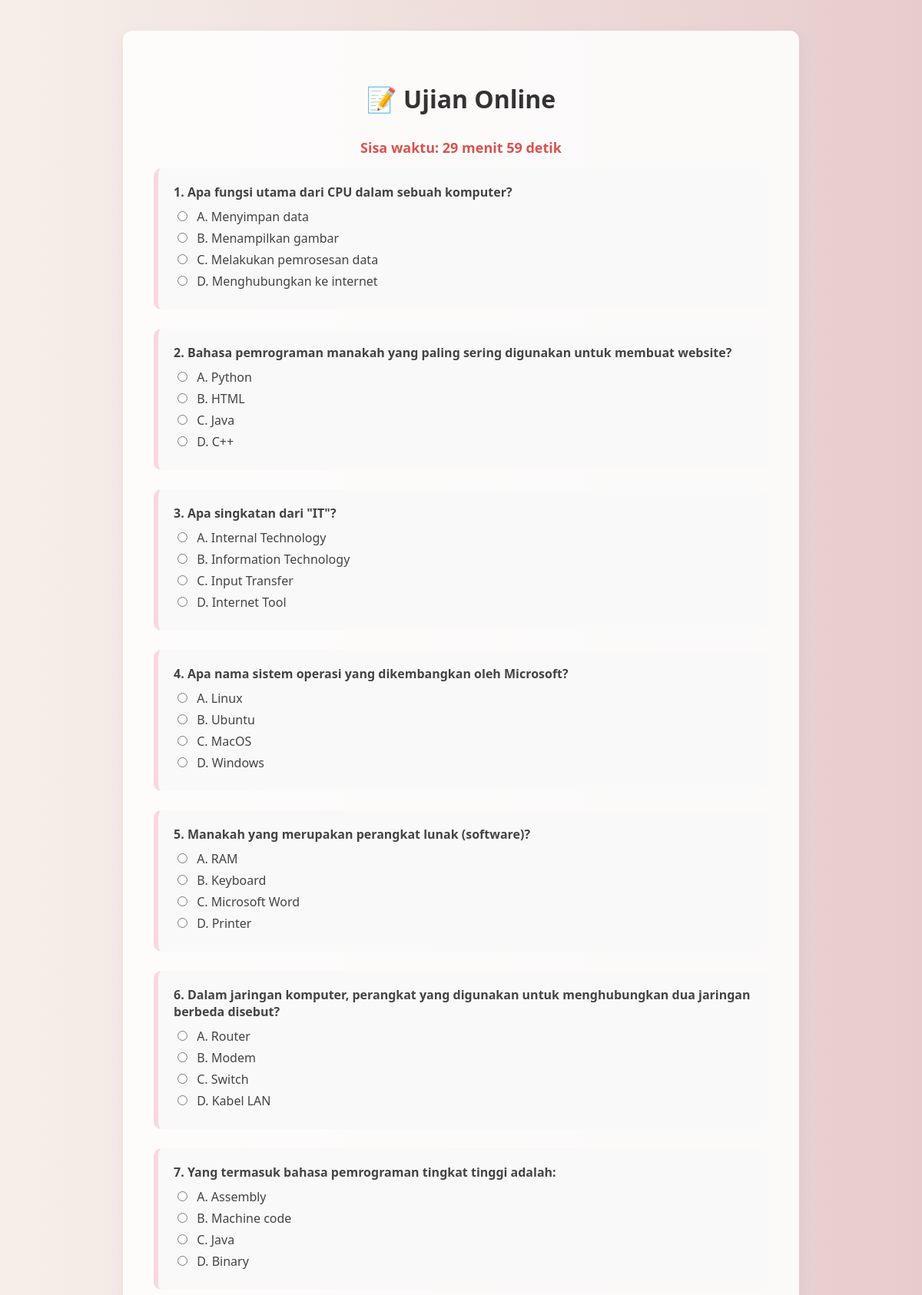
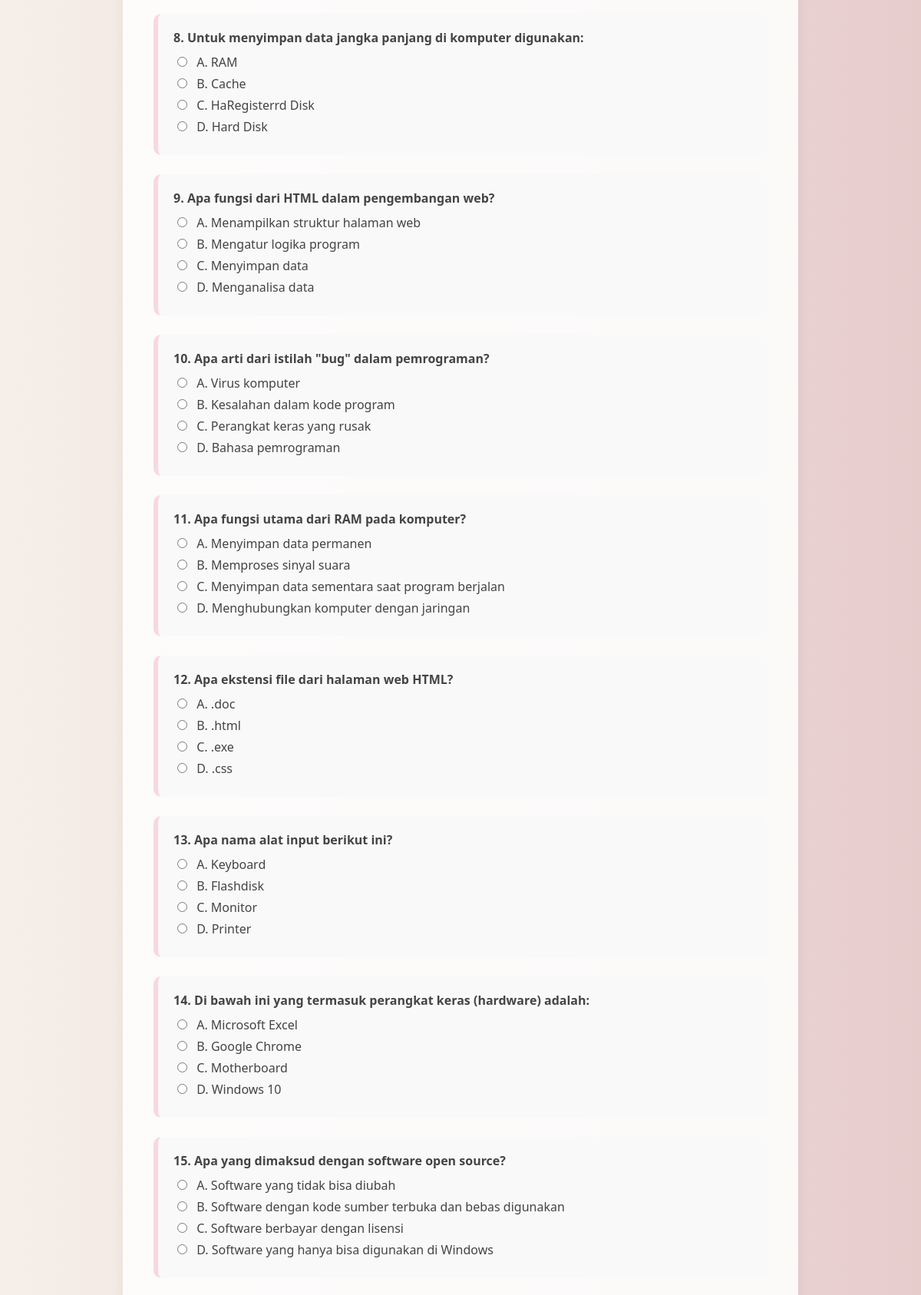
Screenshot of /siswa/ujian.php (signed in, upper part) with the database file from the repository (2 pictures, top to bottom).
### tables this page shows
CREATE TABLE `soal` (
  `id` int NOT NULL,
  `soal` text,
  `a` text,
  `b` text,
  `c` text,
  `d` text,
  `jawaban` char(1) DEFAULT NULL,
  `mapel` varchar(100) DEFAULT NULL
);

### siswa/ujian.php (the view, shortened to what this page needs)
<?php
include "../config/koneksi.php";
?>
<!DOCTYPE html>
<html lang="id">
<head>
</head>
<body>
    <div class="container">
        <h2>📝 Ujian Online</h2>
        <form method="post" id="formUjian">
            <div id="timer">Memulai timer...</div>
            <?php
            $no = 1;
            $data = mysqli_query($conn, "SELECT * FROM soal");
            while ($d = mysqli_fetch_assoc($data)):
            ?>
                <div class="soal">
                    <p><strong><?= $no++ ?>. <?= htmlspecialchars($d['soal']) ?></strong></p>
                    <label><input type="radio" name="jawab_<?= $d['id'] ?>" value="A"> A. <?= htmlspecialchars($d['a']) ?></label>
                    <label><input type="radio" name="jawab_<?= $d['id'] ?>" value="B"> B. <?= htmlspecialchars($d['b']) ?></label>
                    <label><input type="radio" name="jawab_<?= $d['id'] ?>" value="C"> C. <?= htmlspecialchars($d['c']) ?></label>
                    <label><input type="radio" name="jawab_<?= $d['id'] ?>" value="D"> D. <?= htmlspecialchars($d['d']) ?></label>
                </div>
            <?php endwhile; ?>
        </form>
    </div>
</body>
</html>

### siswa/ujian.php (style rules this page uses)
:root { --latte: #f6efe9; --pink: #f9d7e1; --blue: #E7CCCC; --gray: #f9f9f9; --dark: #444; }
body { margin: 0; padding: 0; font-family: 'Segoe UI', sans-serif; background: linear-gradient(to right, var(--latte), var(--blue)); color: var(--dark); }
.container { max-width: 800px; margin: 40px auto; background-color: #ffffffdd; border-radius: 12px; padding: 40px; box-shadow: 0 6px 20px rgba(0, 0, 0, 0.05); }
h2 { text-align: center; margin-bottom: 30px; font-size: 2em; color: #333; }
.soal { margin-bottom: 25px; background-color: var(--gray); border-left: 6px solid var(--pink); padding: 20px; border-radius: 10px; }
.soal p { margin: 0 0 10px; }
.soal label { display: block; margin: 6px 0; cursor: pointer; }
.soal input[type="radio"] { margin-right: 8px; }
#timer { font-weight: bold; font-size: 18px; color: #d9534f; margin-bottom: 15px; text-align: center; }

### rows the page displays
soal: soal "Apa fungsi utama dari CPU dalam sebuah komputer?", a "Menyimpan data", b "Menampilkan gambar", c "Melakukan pemrosesan data", d "Menghubungkan ke internet"
soal: soal "Bahasa pemrograman manakah yang paling sering digunakan untuk membuat website?", a "Python", b "HTML", c "Java", d "C++"
soal: soal "Apa singkatan dari \"IT\"?", a "Internal Technology", b "Information Technology", c "Input Transfer", d "Internet Tool"
soal: soal "Apa nama sistem operasi yang dikembangkan oleh Microsoft?", a "Linux", b "Ubuntu", c "MacOS", d "Windows"
soal: soal "Manakah yang merupakan perangkat lunak (software)?", a "RAM", b "Keyboard", c "Microsoft Word", d "Printer"
soal: soal "Dalam jaringan komputer, perangkat yang digunakan untuk menghubungkan dua jaringan berbeda disebut?", a "Router", b "Modem", c "Switch", d "Kabel LAN"
soal: soal "Yang termasuk bahasa pemrograman tingkat tinggi adalah:", a "Assembly", b "Machine code", c "Java", d "Binary"
soal: soal "Untuk menyimpan data jangka panjang di komputer digunakan:", a "RAM", b "Cache", c "HaRegisterrd Disk", d "Hard Disk"
soal: soal "Apa fungsi dari HTML dalam pengembangan web?", a "Menampilkan struktur halaman web", b "Mengatur logika program", c "Menyimpan data", d "Menganalisa data"
soal: soal "Apa arti dari istilah \"bug\" dalam pemrograman?", a "Virus komputer", b "Kesalahan dalam kode program", c "Perangkat keras yang rusak", d "Bahasa pemrograman"
soal: soal "Apa fungsi utama dari RAM pada komputer?", a "Menyimpan data permanen", b "Memproses sinyal suara", c "Menyimpan data sementara saat program berjalan", d "Menghubungkan komputer dengan jaringan"
soal: soal "Apa ekstensi file dari halaman web HTML?", a ".doc", b ".html", c ".exe", d ".css"
soal: soal "Apa nama alat input berikut ini?", a "Keyboard", b "Flashdisk", c "Monitor", d "Printer"
soal: soal "Di bawah ini yang termasuk perangkat keras (hardware) adalah:", a "Microsoft Excel", b "Google Chrome", c "Motherboard", d "Windows 10"
soal: soal "Apa yang dimaksud dengan software open source?", a "Software yang tidak bisa diubah", b "Software dengan kode sumber terbuka dan bebas digunakan", c "Software berbayar dengan lisensi", d "Software yang hanya bisa digunakan di Windows"
